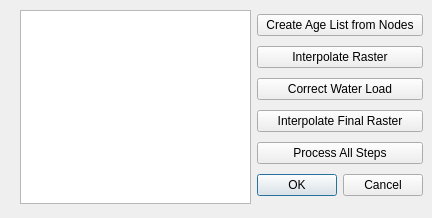
<?xml version="1.0" encoding="UTF-8"?>
<ui version="4.0">
 <class>TopoChroniaInterpolateRasterDialog</class>
 <widget class="QDialog" name="TopoChroniaInterpolateRasterDialog">
  <property name="geometry">
   <rect>
    <x>0</x>
    <y>0</y>
    <width>432</width>
    <height>218</height>
   </rect>
  </property>
  <property name="windowTitle">
   <string>TopoChronia Phase II: Interpolate Raster</string>
  </property>
  <widget class="QWidget" name="layoutWidget" native="true">
   <property name="geometry">
    <rect>
     <x>20</x>
     <y>-10</y>
     <width>993</width>
     <height>612</height>
    </rect>
   </property>
   <widget class="QWidget" name="layoutWidget">
    <property name="geometry">
     <rect>
      <x>0</x>
      <y>20</y>
      <width>403</width>
      <height>194</height>
     </rect>
    </property>
    <layout class="QHBoxLayout" name="horizontalLayout">
     <item>
      <widget class="QListWidget" name="nodes_age_listWidget"/>
     </item>
     <item>
      <layout class="QVBoxLayout" name="verticalLayout">
       <item>
        <widget class="QPushButton" name="Action_CreateNodesAgeList_pushButton">
         <property name="text">
          <string>Create Age List from Nodes</string>
         </property>
        </widget>
       </item>
       <item>
        <widget class="QPushButton" name="Action_InterpolateRaster_pushButton">
         <property name="text">
          <string>Interpolate Raster</string>
         </property>
        </widget>
       </item>
       <item>
        <widget class="QPushButton" name="Action_CorrectWaterLoad_pushButton">
         <property name="text">
          <string>Correct Water Load</string>
         </property>
        </widget>
       </item>
       <item>
        <widget class="QPushButton" name="Action_FinalRaster_pushButton">
         <property name="text">
          <string>Interpolate Final Raster</string>
         </property>
        </widget>
       </item>
       <item>
        <widget class="QPushButton" name="Action_ProcessEverything_pushButton">
         <property name="text">
          <string>Process All Steps</string>
         </property>
        </widget>
       </item>
       <item>
        <widget class="QDialogButtonBox" name="button_box">
         <property name="orientation">
          <enum>Qt::Horizontal</enum>
         </property>
         <property name="standardButtons">
          <set>QDialogButtonBox::Cancel|QDialogButtonBox::Ok</set>
         </property>
        </widget>
       </item>
      </layout>
     </item>
    </layout>
   </widget>
  </widget>
 </widget>
 <resources/>
 <connections>
  <connection>
   <sender>button_box</sender>
   <signal>accepted()</signal>
   <receiver>TopoChroniaInterpolateRasterDialog</receiver>
   <slot>accept()</slot>
   <hints>
    <hint type="sourcelabel">
     <x>20</x>
     <y>20</y>
    </hint>
    <hint type="destinationlabel">
     <x>20</x>
     <y>20</y>
    </hint>
   </hints>
  </connection>
  <connection>
   <sender>button_box</sender>
   <signal>rejected()</signal>
   <receiver>TopoChroniaInterpolateRasterDialog</receiver>
   <slot>reject()</slot>
   <hints>
    <hint type="sourcelabel">
     <x>20</x>
     <y>20</y>
    </hint>
    <hint type="destinationlabel">
     <x>20</x>
     <y>20</y>
    </hint>
   </hints>
  </connection>
 </connections>
</ui>
